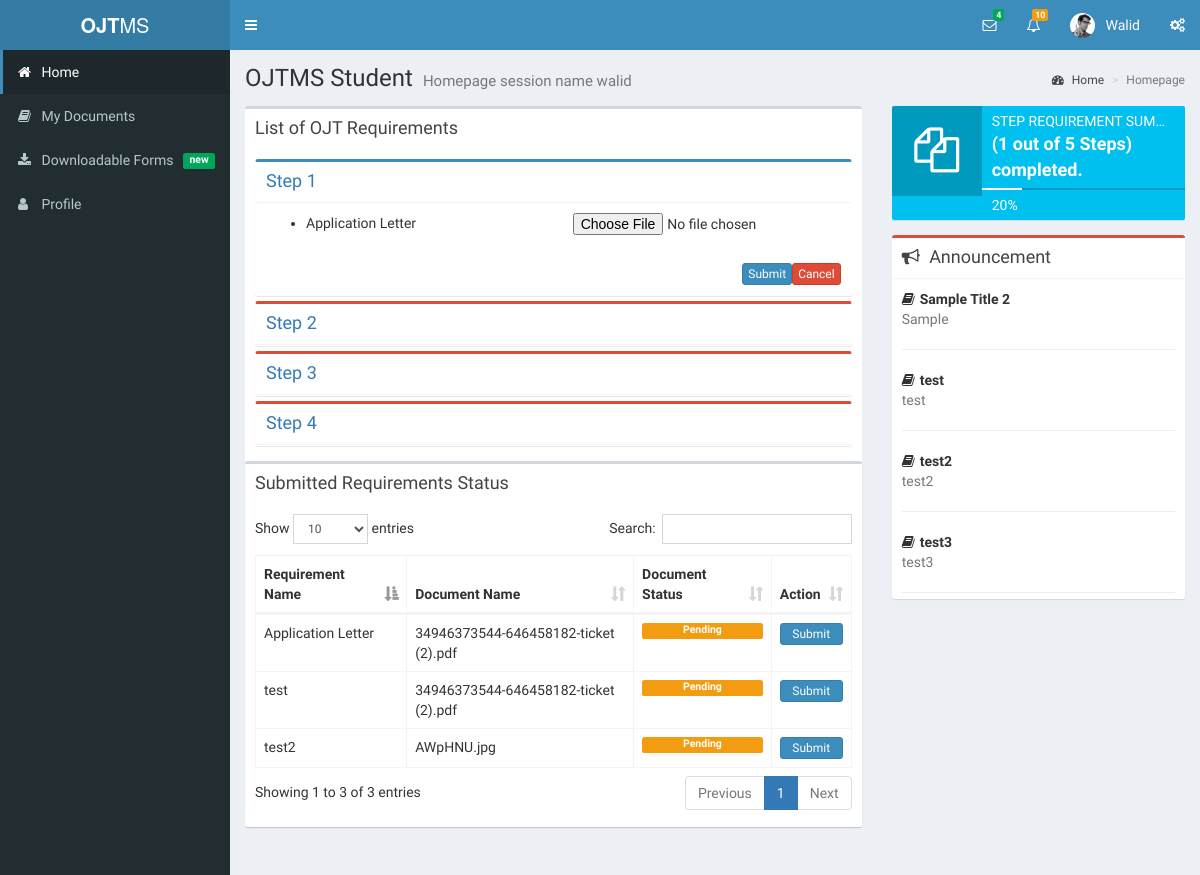
The app's page /student/index.php (signed in) with its own data.
### tables this page shows
CREATE TABLE IF NOT EXISTS `ojt_requirements_list` (
  `id` int(11) NOT NULL,
  `name` varchar(50) NOT NULL,
  `description` varchar(100) NOT NULL,
  `file` varchar(100) NOT NULL,
  `created_at` date NOT NULL,
  `updated_at` date NOT NULL,
  `type` int(11) NOT NULL,
  `step` int(11) DEFAULT NULL,
  `is_online` int(11) NOT NULL
);

CREATE TABLE IF NOT EXISTS `ojt_announcements` (
  `id` int(11) NOT NULL,
  `title` varchar(100) NOT NULL,
  `announcements` varchar(500) NOT NULL,
  `start_date` varchar(50) NOT NULL,
  `end_date` varchar(50) NOT NULL,
  `created_at` date NOT NULL,
  `updated_at` date NOT NULL
);

### student/index.php (the view, shortened to what this page needs)
<?php
    require_once('../connection.php');
    include('../includes/header.php');
?>
<div class="wrapper">
    <?php include('../includes/students_subheader.php');?>
    <?php include('../includes/students_sidebar.php');?>
  <div class="content-wrapper">
    <section class="content-header">
      <h1>
        OJTMS Student
        <small>Homepage <?php echo 'session name '.$_SESSION['username']; ?></small>
      </h1>
      <ol class="breadcrumb">
        <li><a href="#"><i class="fa fa-dashboard"></i> Home</a></li>
        <li class="active">Homepage</li>
      </ol>
    </section>
    <section class="content">
      <div class="row">
        <div class="col-xs-8">
          <div class="box">
            <div class="box-header">
              <h3 class="box-title">List of OJT Requirements</h3>
            </div>
            <div class="box-body">
              <div class="box-group" id="accordion">
                <div class="panel box box-primary">
                  <div class="box-header with-border">
                    <h4 class="box-title">
                      <a data-toggle="collapse" data-parent="#accordion" href="#collapseOne">
                        Step 1
                      </a>
                    </h4>
                  </div>
                  <div id="collapseOne" class="panel-collapse collapse in">
                    <div class="box-body">
                      <form action="models/submit_requirements.php" method="POST" enctype="multipart/form-data">
                        <?php
                            $sql = "SELECT * FROM ojt_requirements_list WHERE `type` = 1 AND `step` = 1";
                            $result = $conn->query($sql);
                            if($result->num_rows > 0) {
                                while($row = $result->fetch_assoc())
                                {
                                  echo'
                                    <input type="hidden" name="requirement_id'.$row['id'].'" value="'.$row['id'].'">
                                    <input type="hidden" name="step" value="1">
                                    <ul>
                                      <li>'
                                        .$row['name'];
                                      if($row['is_online'] == 1){
                                        echo '<input type="file" name="name'.$row['id'].'" class="pull-right">';
                                      }
                                  echo '</li>
                                    </ul>';
                                }
                                echo '<br>
                                          <button type="reset" class="btn btn-danger btn-xs pull-right">Cancel</button>
                                          <button type="submit" class="btn btn-primary btn-xs pull-right">Submit</button>';
                              }
                            else{
                                echo "No records found.";
                              }
                        ?>
                      </form>
                    </div>
                  </div>
                </div>
                <div class="panel box box-danger">
                  <div class="box-header with-border">
                    <h4 class="box-title">
                      <a data-toggle="collapse" data-parent="#accordion" href="#collapseTwo">
                        Step 2
                      </a>
                    </h4>
                  </div>
                </div>
                <div class="panel box box-danger">
                  <div class="box-header with-border">
                    <h4 class="box-title">
                      <a data-toggle="collapse" data-parent="#accordion" href="#collapseThree">
                        Step 3
                      </a>
                    </h4>
                  </div>
                </div>
                <div class="panel box box-danger">
                  <div class="box-header with-border">
                    <h4 class="box-title">
                      <a data-toggle="collapse" data-parent="#accordion" href="#collapseFour">
                        Step 4
                      </a>
                    </h4>
                  </div>
                </div>
              </div>
            </div>
            <div class="box">
              <div class="box-header">
                <h3 class="box-title">Submitted Requirements Status</h3>
              </div>
              <div class="box-body">
                <table id="example2" class="table table-bordered table-hover">
                    <thead>
                    <tr>
                      <th>Requirement Name</th>
                      <th>Document Name</th>
                      <th>Document Status</th>
                      <th>Action</th>
                    </tr>
                    </thead>
                    <tbody>
                    <?php
                    $sql = "SELECT a.name as document_name, b.name as requirement_name,a.status
                            FROM
                              ojt_student_requirements as a
                            INNER JOIN
                              ojt_requirements_list as b
                            ON
                              a.requirement_id = b.id
                            WHERE
                              stud_id = '".$_SESSION['stud_id']."' ";
                    $result = $conn->query($sql);
                    if($result->num_rows > 0) {
                        while($row = $result->fetch_assoc())
                        {
                          echo'<tr>
                                     <td>'.$row['requirement_name'].'</td>
                                     <td>'.$row['document_name'].'</td>
                                     <td>';
                                      if($row['status'] == 0){
                                        echo '<span class="label label-primary" style="display: block;">None</span>';
                                      }else if($row['status'] == 1){
                                        echo '<span class="label label-warning" style="display: block;">Pending</span>';
                                      }else if($row['status'] == 2){
                                        echo '<span class="label label-success" style="display: block;">Approved</span>';
                                      }else{
                                        echo '<span class="label label-danger" style="display: block;">Rejected</span>';
                                      }
                            echo    '</td>
                                     <td>';
                                     if($row['status'] != 2){
                                      echo '<button type="button" class="btn btn-block btn-primary btn-xs" data-toggle="modal" data-target="#modal-default">Submit</button>';
                                     }
                            echo    '</td>
                                 </tr>
                                      ';
                        }
                    }
                    else{
                        echo '<tr>
                                   <td> No Records Found. </td>
                                   <td></td>
                              </tr>';
                    }
                    ?>
                  </tbody>
                </table>
              </div>
            </div>
          </div>
        </div>
        <?php
            include "../includes/student_right_sidebar.php";
        ?>
      </div>
    </section>
  </div>
<?php include('../includes/footer.php')?>

### includes/student_right_sidebar.php
<div class="col-xs-4">
    <div class="info-box bg-aqua">
        <span class="info-box-icon"><i class="fa fa-files-o"></i></span>
        <div class="info-box-content">
            <span class="info-box-text">Step Requirement Summary</span>
            <span class="info-box-number">(1 out of 5 Steps) completed.</span>
            <div class="progress">
                <div class="progress-bar" style="width:20%"></div>
            </div>
            <span class="progress-description">
                    20%
                  </span>
        </div>
    </div>
    <div class="box box-danger">
        <div class="box-header with-border">
            <h3 class="box-title"><i class="fa fa-bullhorn margin-r-5"></i> Announcement</h3>
        </div>
        <div class="box-body" style="height:320px; overflow:auto;">
            <?php
            $sql = "SELECT * FROM ojt_announcements";
            $result = $conn->query($sql);
            if($result->num_rows > 0) {
                while($row = $result->fetch_assoc())
                {
                    echo '
                                        <strong><i class="fa fa-book margin-r-5"></i>'.$row['title'].'</strong>
                                        <p class="text-muted">
                                          '.$row['announcements'].'
                                        </p>
                                        <hr>
                                        ';
                }
            }
            ?>
        </div>
    </div>
</div>

### records on screen
ojt_requirements_list: name "Application Letter"
ojt_announcements: title "Sample Title 2", announcements "Sample"
ojt_announcements: title "test", announcements "test"
ojt_announcements: title "test2", announcements "test2"
ojt_announcements: title "test3", announcements "test3"

### other values on screen
$_SESSION['username'] "Walid"
$_SESSION['username'] "walid"
$row['requirement_name'] "Application Letter"
$row['document_name'] "34946373544-646458182-ticket (2).pdf"
$row['requirement_name'] "test"
$row['requirement_name'] "test2"
$row['document_name'] "AWpHNU.jpg"
